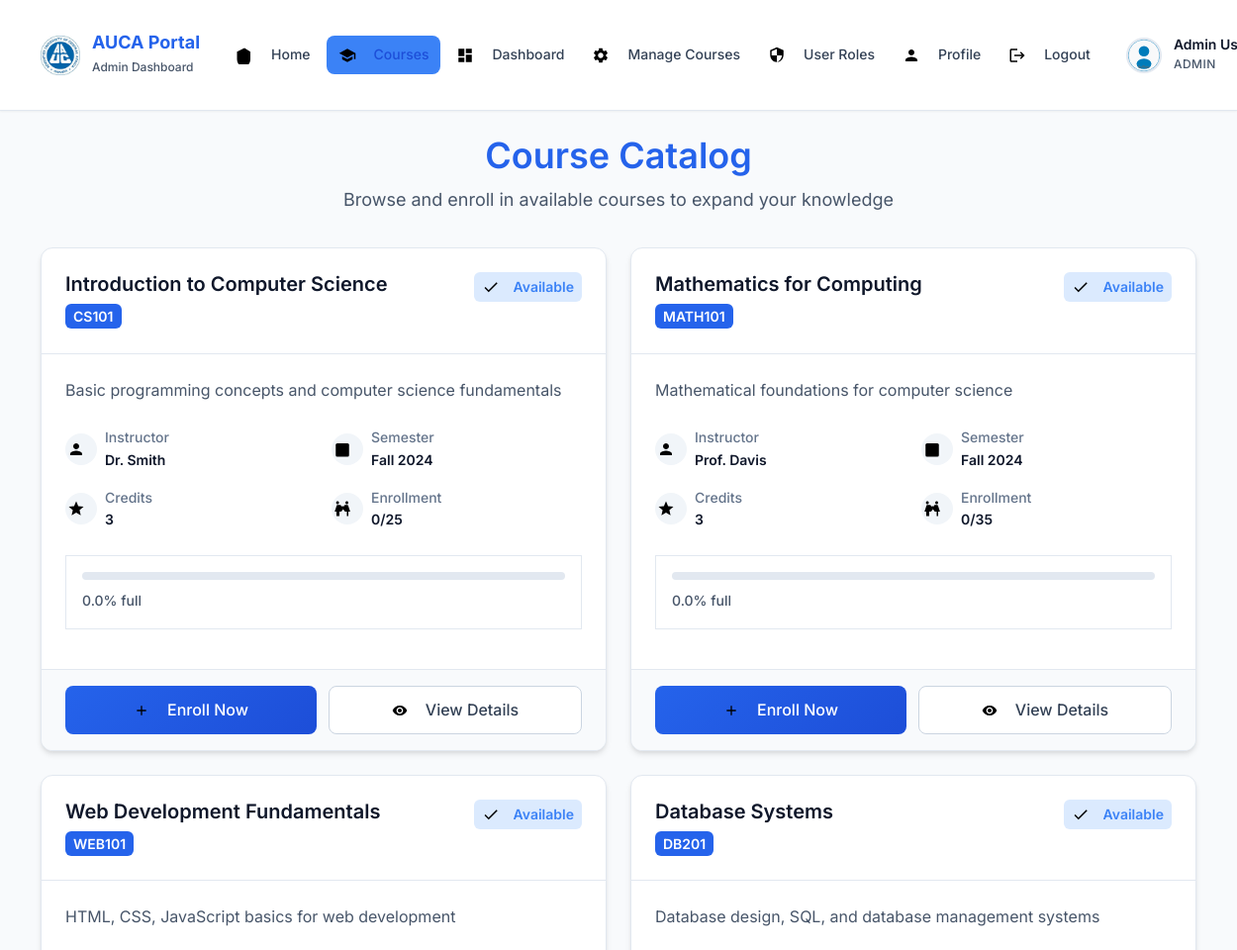
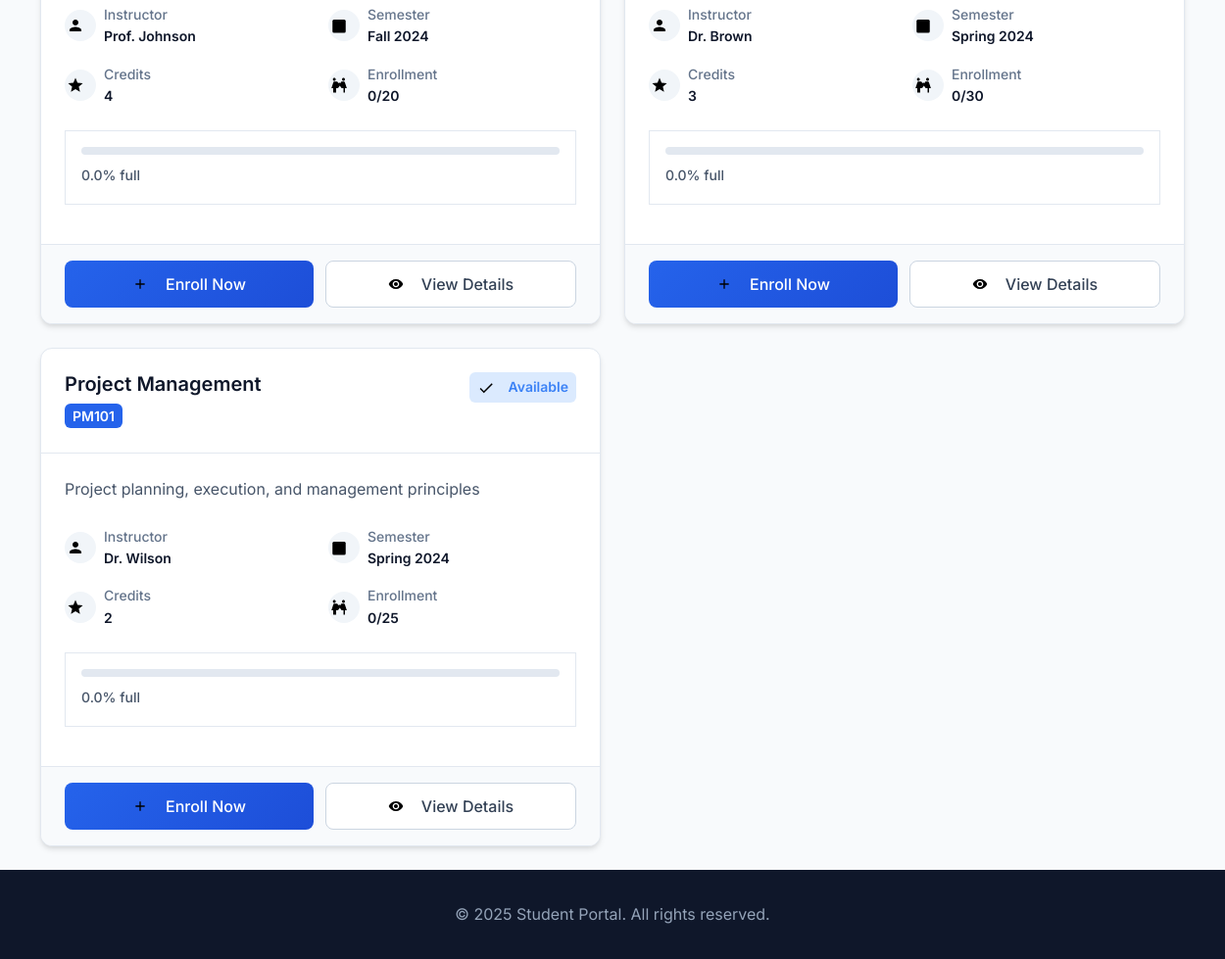
/courses.php (signed in), run on the app's committed database (2 pictures, top to bottom).
### tables this page shows
CREATE TABLE IF NOT EXISTS students (
    id INT AUTO_INCREMENT PRIMARY KEY,
    full_name VARCHAR(255) NOT NULL,
    email VARCHAR(255) NOT NULL UNIQUE,
    phone VARCHAR(20) NULL,
    address TEXT NULL,
    username VARCHAR(100) NOT NULL UNIQUE,
    password_hash VARCHAR(255) NOT NULL,
    role ENUM('student', 'admin') DEFAULT 'student',
    profile_picture VARCHAR(255) DEFAULT NULL,
    created_at TIMESTAMP DEFAULT CURRENT_TIMESTAMP
);

CREATE TABLE IF NOT EXISTS courses (
    id INT AUTO_INCREMENT PRIMARY KEY,
    course_name VARCHAR(255) NOT NULL,
    course_code VARCHAR(20) NOT NULL UNIQUE,
    description TEXT,
    instructor VARCHAR(255) NOT NULL,
    credits INT DEFAULT 3,
    semester VARCHAR(50) NOT NULL,
    max_students INT DEFAULT 30,
    created_at TIMESTAMP DEFAULT CURRENT_TIMESTAMP
);

### courses.php (the view, shortened to what this page needs)
<?php
require __DIR__ . '/includes/db.php';
try {
    $stmt = $pdo->query("
        SELECT c.*,
               COUNT(e.id) as enrolled_count
        FROM courses c
        LEFT JOIN enrollments e ON c.id = e.course_id AND e.status = 'enrolled'
        GROUP BY c.id
        ORDER BY c.semester, c.course_code
    ");
    $courses = $stmt->fetchAll();
} catch (PDOException $e) {
    $courses = [];
    $error = 'Error loading courses: ' . $e->getMessage();
}
$enrolled_courses = [];
if (isset($_SESSION['student_id'])) {
    try {
        $stmt = $pdo->prepare("
            SELECT course_id
            FROM enrollments
            WHERE student_id = :student_id AND status = 'enrolled'
        ");
        $stmt->execute([':student_id' => $_SESSION['student_id']]);
        $enrolled_courses = $stmt->fetchAll(PDO::FETCH_COLUMN);
    } catch (PDOException $e) {
    }
}
?>
<!DOCTYPE html>
<html lang="en">
<head>
    <link rel="stylesheet" href="assets/css/style.css">
    <link rel="stylesheet" href="assets/css/icons.css">
</head>
<body>
    <?php require __DIR__ . '/includes/navigation.php'; ?>
    <main>
        <div class="container">
            <section class="courses-section">
                <div class="courses-header">
                    <h1>
                            <span>Course Catalog</span>
                    </h1>
                    <p>Browse and enroll in available courses to expand your knowledge</p>
                </div>
                <div class="courses-grid">
                    <?php if (empty($courses)): ?>
                        <div class="empty-state">
                            <div class="empty-icon">
                                <div class="icon icon-courses icon-xl"></div>
                            </div>
                            <h3>No courses available</h3>
                            <p>There are no courses available at this time. Please check back later.</p>
                            <?php if (isset($_SESSION['student_role']) && $_SESSION['student_role'] === 'admin'): ?>
                                <a href="admin_add_course.php" class="btn btn-primary">
                                    <div class="icon icon-plus btn-icon"></div>
                                    <span>Add First Course</span>
                                </a>
                            <?php endif; ?>
                        </div>
                    <?php else: ?>
                        <?php foreach ($courses as $course): ?>
                            <div class="course-card">
                                <div class="course-card-header">
                                    <div class="course-title">
                                        <h3><?= htmlspecialchars($course['course_name']) ?></h3>
                                        <span class="course-code"><?= htmlspecialchars($course['course_code']) ?></span>
                                    </div>
                                    <div class="course-status">
                                        <?php if (isset($_SESSION['student_id']) && in_array($course['id'], $enrolled_courses)): ?>
                                            <span class="status-badge enrolled">
                                                <div class="icon icon-check"></div>
                                                <span>Enrolled</span>
                                            </span>
                                        <?php else: ?>
                                            <span class="status-badge available">
                                                <div class="icon icon-check"></div>
                                                <span>Available</span>
                                            </span>
                                        <?php endif; ?>
                                    </div>
                                </div>
                                <div class="course-card-body">
                                    <p class="course-description"><?= htmlspecialchars($course['description']) ?></p>
                                    <div class="course-info">
                                        <div class="info-item">
                                            <div class="info-icon">
                                                <div class="icon icon-profile"></div>
                                            </div>
                                            <div class="info-content">
                                                <span class="info-label">Instructor</span>
                                                <span class="info-value"><?= htmlspecialchars($course['instructor']) ?></span>
                                            </div>
                                        </div>
                                        <div class="info-item">
                                            <div class="info-icon">
                                                <div class="icon icon-calendar"></div>
                                            </div>
                                            <div class="info-content">
                                                <span class="info-label">Semester</span>
                                                <span class="info-value"><?= htmlspecialchars($course['semester']) ?></span>
                                            </div>
                                        </div>
                                        <div class="info-item">
                                            <div class="info-icon">
                                                <div class="icon icon-star"></div>
                                            </div>
                                            <div class="info-content">
                                                <span class="info-label">Credits</span>
                                                <span class="info-value"><?= htmlspecialchars($course['credits']) ?></span>
                                            </div>
                                        </div>
                                        <div class="info-item">
                                            <div class="info-icon">
                                                <div class="icon icon-users"></div>
                                            </div>
                                            <div class="info-content">
                                                <span class="info-label">Enrollment</span>
                                                <span class="info-value">
                                                    <?= $course['enrolled_count'] ?>/<?= $course['max_students'] ?>
                                                </span>
                                            </div>
                                        </div>
                                    </div>
                                    <div class="enrollment-progress">
                                        <div class="progress-bar">
                                            <?php
                                            $progress = $course['max_students'] > 0 ?
                                                ($course['enrolled_count'] / $course['max_students']) * 100 : 0;
                                            ?>
                                        </div>
                                        <span class="progress-text">
                                            <?= number_format($progress, 1) ?>% full
                                        </span>
                                    </div>
                                </div>
                                <div class="course-card-footer">
                                    <?php if (isset($_SESSION['student_id'])): ?>
                                        <?php if (in_array($course['id'], $enrolled_courses)): ?>
                                            <button class="btn btn-success" disabled>
                                                <div class="icon icon-check btn-icon"></div>
                                                <span>Enrolled</span>
                                            </button>
                                            <a href="student_courses.php" class="btn btn-secondary">
                                                <div class="icon icon-graduation btn-icon"></div>
                                                <span>View Course</span>
                                            </a>
                                        <?php else: ?>
                                            <button class="btn btn-primary" onclick="enrollInCourse(<?= $course['id'] ?>, '<?= htmlspecialchars($course['course_name']) ?>')">
                                                <div class="icon icon-plus btn-icon"></div>
                                                <span>Enroll Now</span>
                                            </button>
                                            <a href="#" class="btn btn-secondary" onclick="showCourseDetails(<?= $course['id'] ?>)">
                                                <div class="icon icon-eye btn-icon"></div>
                                                <span>View Details</span>
                                            </a>
                                        <?php endif; ?>
                                    <?php endif; ?>
                                </div>
                            </div>
                        <?php endforeach; ?>
                    <?php endif; ?>
                </div>
            </section>
        </div>
    </main>
    <footer>
        <div class="container">
            <p>&copy; <?= date('Y') ?> Student Portal. All rights reserved.</p>
        </div>
    </footer>
</body>
</html>

### includes/navigation.php (shortened to what this page needs)
<?php
$current_page = basename($_SERVER['PHP_SELF']);
$is_logged_in = isset($_SESSION['user_id']);
$user_role = $_SESSION['role'] ?? 'student';
$user_info = null;
if ($is_logged_in) {
    try {
        $stmt = $pdo->prepare('SELECT full_name, role, profile_picture FROM students WHERE id = :id');
        $stmt->execute([':id' => $_SESSION['user_id']]);
        $user_info = $stmt->fetch();
    } catch (PDOException $e) {
    }
}
?>
<header class="header">
    <div class="container">
        <div class="header-content">
            <div class="logo-section">
                <img src="assets/images/logo.png" alt="Student Portal Logo" class="logo">
                <div class="logo-text">
                    <h1>AUCA Portal</h1>
                    <span class="portal-tagline">
                        <?php if ($is_logged_in): ?>
                            <?= $user_role === 'admin' ? 'Admin Dashboard' : 'Student Portal' ?>
                        <?php else: ?>
                            Adventist University of Central Africa
                        <?php endif; ?>
                    </span>
                </div>
            </div>
            <nav class="nav">
                <ul class="nav-list">
                    <li class="nav-item">
                        <a href="index.php" class="nav-link <?= $current_page === 'index.php' ? 'active' : '' ?>">
                            <div class="icon icon-home nav-icon"></div>
                            <span>Home</span>
                        </a>
                    </li>
                    <li class="nav-item">
                        <a href="courses.php" class="nav-link <?= $current_page === 'courses.php' ? 'active' : '' ?>">
                            <div class="icon icon-courses nav-icon"></div>
                            <span>Courses</span>
                        </a>
                    </li>
                    <?php if ($is_logged_in): ?>
                        <?php if ($user_role === 'student'): ?>
                            <li class="nav-item">
                                <a href="student_dashboard.php" class="nav-link <?= $current_page === 'student_dashboard.php' ? 'active' : '' ?>">
                                    <div class="icon icon-dashboard nav-icon"></div>
                                    <span>Dashboard</span>
                                </a>
                            </li>
                            <li class="nav-item">
                                <a href="student_courses.php" class="nav-link <?= $current_page === 'student_courses.php' ? 'active' : '' ?>">
                                    <div class="icon icon-graduation nav-icon"></div>
                                    <span>My Courses</span>
                                </a>
                            </li>
                        <?php elseif ($user_role === 'admin'): ?>
                            <li class="nav-item">
                                <a href="admin_dashboard.php" class="nav-link <?= $current_page === 'admin_dashboard.php' ? 'active' : '' ?>">
                                    <div class="icon icon-dashboard nav-icon"></div>
                                    <span>Dashboard</span>
                                </a>
                            </li>
                            <li class="nav-item">
                                <a href="admin_courses.php" class="nav-link <?= $current_page === 'admin_courses.php' ? 'active' : '' ?>">
                                    <div class="icon icon-settings nav-icon"></div>
                                    <span>Manage Courses</span>
                                </a>
                            </li>
                            <li class="nav-item">
                                <a href="admin_user_roles.php" class="nav-link <?= $current_page === 'admin_user_roles.php' ? 'active' : '' ?>">
                                    <div class="icon icon-admin nav-icon"></div>
                                    <span>User Roles</span>
                                </a>
                            </li>
                        <?php endif; ?>
                        <li class="nav-item">
                            <a href="profile.php" class="nav-link <?= $current_page === 'profile.php' ? 'active' : '' ?>">
                                <div class="icon icon-profile nav-icon"></div>
                                <span>Profile</span>
                            </a>
                        </li>
                        <li class="nav-item">
                            <a href="logout.php" class="nav-link">
                                <div class="icon icon-logout nav-icon"></div>
                                <span>Logout</span>
                            </a>
                        </li>
                    <?php endif; ?>
                </ul>
            </nav>
            <?php if ($is_logged_in && $user_info): ?>
                <div class="user-info">
                    <?php
                    $profile_picture = $user_info['profile_picture'];
                    if ($profile_picture && file_exists(__DIR__ . '/../assets/images/profiles/' . $profile_picture)) {
                        $picture_url = 'assets/images/profiles/' . htmlspecialchars($profile_picture);
                    } else {
                        $picture_url = 'assets/images/default-avatar.svg';
                    }
                    ?>
                    <img src="<?= $picture_url ?>" alt="Profile" class="profile-pic-small">
                    <div class="user-details">
                        <span class="user-name"><?= htmlspecialchars($user_info['full_name']) ?></span>
                        <span class="user-role"><?= ucfirst($user_info['role']) ?></span>
                    </div>
                </div>
            <?php endif; ?>
        </div>
    </div>
</header>

### data on the page
students: full_name "Admin…", role "ADMIN"
courses: course_name "Introduction to Computer Science", course_code "CS101", description "Basic programming concepts and computer science fundamentals", instructor "Dr. Smith", semester "Fall 2024", credits "3", enrolled_count "0", max_students "25", progress "0.0"
courses: course_name "Mathematics for Computing", course_code "MATH101", description "Mathematical foundations for computer science", instructor "Prof. Davis", semester "Fall 2024", credits "3", enrolled_count "0", max_students "35", progress "0.0"
courses: course_name "Web Development Fundamentals", course_code "WEB101", description "HTML, CSS, JavaScript basics for web development", instructor "Prof. Johnson", semester "Fall 2024", credits "4", enrolled_count "0", max_students "20", progress "0.0"
courses: course_name "Database Systems", course_code "DB201", description "Database design, SQL, and database management systems", instructor "Dr. Brown", semester "Spring 2024", credits "3", enrolled_count "0", max_students "30", progress "0.0"
courses: course_name "Project Management", course_code "PM101", description "Project planning, execution, and management principles", instructor "Dr. Wilson", semester "Spring 2024", credits "2", enrolled_count "0", max_students "25", progress "0.0"
